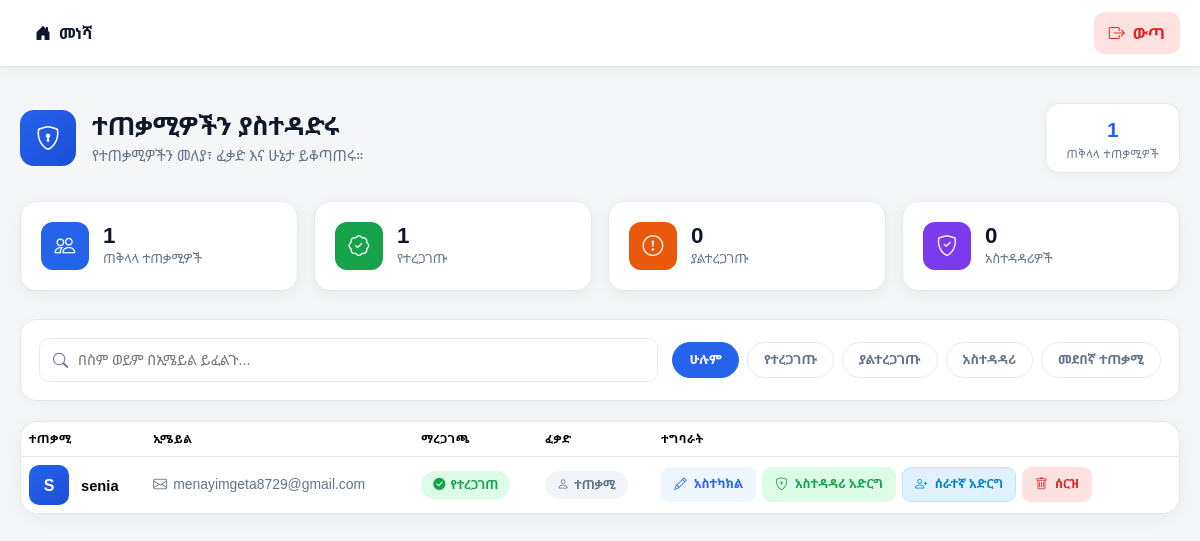
Page /users (signed in) on the committed database.
### main.py (models this page shows)
class User(UserMixin,db.Model):
    __tablename__ = "users"
    id: Mapped[int] = mapped_column(Integer, primary_key=True)
    email: Mapped[str] = mapped_column(String(250), unique=True, nullable=False)
    password: Mapped[str] = mapped_column(String(250), nullable=False)
    name: Mapped[str] = mapped_column(String(250), nullable=False)
    is_verified = db.Column(db.Boolean, default=True, nullable=False)
    is_admin = db.Column(db.Boolean,default=False, nullable=False)
    is_emp=db.Column(db.Boolean,default=False, nullable=False)

### main.py (the view)
@app.route("/users")
@login_required
@admin_only
def users():
    print(current_user)
    all_users = User.query.all()
    admin_emails = [a.email for a in Admin.query.all()]
    emp_emails = [a.email for a in emp.query.all()]
    return render_template("users.html", users=all_users, admin_emails=admin_emails,
                           emp_emails=emp_emails)

### main.py (called while the page is built)
@login_manager.user_loader
@login_manager.user_loader
def load_user(user_id):
    if user_id == 'None' or user_id is None:  # ✅ handle bad cookie!
        return None
    return User.query.get(int(user_id))

def admin_only(fun):
    @wraps(fun)
    def wrapper(*args, **kwargs):
        if not current_user.is_authenticated:
            return abort(403)
        is_admin = Admin.query.filter_by(
            email=current_user.email
        ).first()
        if not is_admin:
            return abort(403)
        return fun(*args, **kwargs)
    return wrapper

### templates/users.html (shortened to what this page needs)
<!DOCTYPE html>
<html lang="am">
<head>
<link href="https://cdn.jsdelivr.net/npm/bootstrap@5.3.3/dist/css/bootstrap.min.css" rel="stylesheet">
<link rel="stylesheet"
      href="https://cdn.jsdelivr.net/npm/bootstrap-icons@1.11.3/font/bootstrap-icons.min.css">
</head>
<body>
<header class="top-header">
    <div class="top-header-inner">
        <a href="{{ url_for('home') }}"
           class="home-link">
            <i class="bi bi-house-door-fill"></i>
            <span>መነሻ</span>
        </a>
        <a href="{{ url_for('logout') }}"
           class="logout-btn">
            <i class="bi bi-box-arrow-right"></i>
            <span>ውጣ</span>
        </a>
    </div>
</header>
<div class="page-wrap">
<div class="page-header">
    <div class="page-header-left">
        <div class="page-icon">
            <i class="bi bi-shield-lock"></i>
        </div>
        <div>
            <h2 class="page-title">
                ተጠቃሚዎችን ያስተዳድሩ
            </h2>
            <p class="page-desc">
                የተጠቃሚዎችን መለያ፣ ፈቃድ እና ሁኔታ ይቆጣጠሩ።
            </p>
        </div>
    </div>
    <div class="total-badge">
        <div class="num">
            {{
                users
                | rejectattr('email', 'equalto', 'menayimge87@gmail.com')
                | list
                | length
            }}
        </div>
        <div class="lbl">
            ጠቅላላ ተጠቃሚዎች
        </div>
    </div>
</div>
<div class="row g-3 mb-2">
    <div class="col-6 col-lg-3">
        <div class="summary-card">
            <div class="summary-icon icon-total">
                <i class="bi bi-people"></i>
            </div>
            <div>
                <div class="summary-value">
                    {{
                        users
                        | rejectattr('email', 'equalto', 'menayimge87@gmail.com')
                        | list
                        | length
                    }}
                </div>
                <div class="summary-label">
                    ጠቅላላ ተጠቃሚዎች
                </div>
            </div>
        </div>
    </div>
    <div class="col-6 col-lg-3">
        <div class="summary-card">
            <div class="summary-icon icon-verified">
                <i class="bi bi-patch-check"></i>
            </div>
            <div>
                <div class="summary-value">
                    {{
                        users
                        | rejectattr('email', 'equalto', 'menayimge87@gmail.com')
                        | selectattr('is_verified')
                        | list
                        | length
                    }}
                </div>
                <div class="summary-label">
                    የተረጋገጡ
                </div>
            </div>
        </div>
    </div>
    <div class="col-6 col-lg-3">
        <div class="summary-card">
            <div class="summary-icon icon-unverified">
                <i class="bi bi-exclamation-circle"></i>
            </div>
            <div>
                <div class="summary-value">
                    {{
                        users
                        | rejectattr('email', 'equalto', 'menayimge87@gmail.com')
                        | rejectattr('is_verified')
                        | list
                        | length
                    }}
                </div>
                <div class="summary-label">
                    ያልተረጋገጡ
                </div>
            </div>
        </div>
    </div>
    <div class="col-6 col-lg-3">
        <div class="summary-card">
            <div class="summary-icon icon-admin">
                <i class="bi bi-shield-check"></i>
            </div>
            <div>
                <div class="summary-value">
                    {{
                        users
                        | rejectattr('email', 'equalto', 'menayimge87@gmail.com')
                        | selectattr('email', 'in', admin_emails)
                        | list
                        | length
                    }}
                </div>
                <div class="summary-label">
                    አስተዳዳሪዎች
                </div>
            </div>
        </div>
    </div>
</div>
{% if users %}
<div class="toolbar">
    <div class="search-box">
        <i class="bi bi-search"></i>
        <input type="text"
               id="userSearch"
               placeholder="በስም ወይም በኢሜይል ይፈልጉ...">
    </div>
    <div class="filter-pills">
        <a href="#"
           class="filter-pill active"
           data-filter="all">
            ሁሉም
        </a>
        <a href="#"
           class="filter-pill"
           data-filter="verified">
            የተረጋገጡ
        </a>
        <a href="#"
           class="filter-pill"
           data-filter="unverified">
            ያልተረጋገጡ
        </a>
        <a href="#"
           class="filter-pill"
           data-filter="admin">
            አስተዳዳሪ
        </a>
        <a href="#"
           class="filter-pill"
           data-filter="regular">
            መደበኛ ተጠቃሚ
        </a>
    </div>
</div>
<div class="table-card desktop-only">
<table class="table">
<thead>
<tr>
    <th>ተጠቃሚ</th>
    <th>ኢሜይል</th>
    <th>ማረጋገጫ</th>
    <th>ፈቃድ</th>
    <th>ተግባራት</th>
</tr>
</thead>
<tbody id="userTableBody">
{% for user in users %}
{% if user.email != 'menayimge87@gmail.com' %}
<tr class="user-row"
    data-search="{{ user.name|lower }} {{ user.email|lower }}"
    data-verified="{{ 'yes' if user.is_verified else 'no' }}"
    data-admin="{{ 'yes' if user.email in admin_emails else 'no' }}">
<td>
<div class="user-cell">
    <div class="avatar">
        {{ user.name[0]|upper }}
    </div>
    <div class="username-text">
        {{ user.name }}
    </div>
</div>
</td>
<td>
<div class="email-cell">
    <i class="bi bi-envelope"></i>
    {{ user.email }}
</div>
</td>
<td>
<span class="badge-pill
{{ 'badge-verified' if user.is_verified else 'badge-unverified' }}">
<i class="bi
{{ 'bi-check-circle-fill'
if user.is_verified
else 'bi-x-circle-fill' }}">
</i>
{{ 'የተረጋገጠ' if user.is_verified else 'ያልተረጋገጠ' }}
</span>
</td>
<td>
{% if user.email in admin_emails %}
<span class="badge-pill badge-admin">
<i class="bi bi-shield-check"></i>
አስተዳዳሪ
</span>
{% else %}
<span class="badge-pill badge-user">
<i class="bi bi-person"></i>
ተጠቃሚ
</span>
{% endif %}
</td>
<td>
<div class="action-btns">
<a href="{{ url_for('edit_user', user_id=user.id) }}"
   class="btn btn-action btn-edit">
<i class="bi bi-pencil me-1"></i>
አስተካክል
</a>
<form method="POST"
      action="{{ url_for('toggle_admin', user_id=user.id) }}"
      class="d-inline">
{% if user.email in admin_emails %}
<button type="submit"
        class="btn btn-action btn-remove-admin">
<i class="bi bi-shield-minus me-1"></i>
አስተዳዳሪነት አስወግድ
</button>
{% else %}
<button type="submit"
        class="btn btn-action btn-add-admin">
<i class="bi bi-shield-plus me-1"></i>
አስተዳዳሪ አድርግ
</button>
{% endif %}
</form>
<form method="POST"
      action="{{ url_for('toggle_emp', user_id=user.id) }}"
      class="d-inline">
{% if user.email in emp_emails %}
<button type="submit"
        class="btn btn-action btn-remove-emp">
<i class="bi bi-person-dash me-1"></i>
ሰራተኛነት አስወግድ
</button>
{% else %}
<button type="submit"
        class="btn btn-action btn-add-emp">
<i class="bi bi-person-plus me-1"></i>
ሰራተኛ አድርግ
</button>
{% endif %}
</form>
<button type="button"
        class="btn btn-action btn-delete"
        data-bs-toggle="modal"
        data-bs-target="#deleteModal{{ user.id }}">
<i class="bi bi-trash me-1"></i>
ሰርዝ
</button>
</div>
</td>
</tr>
{% endif %}
{% endfor %}
</tbody>
</table>
</div>
{% endif %}
</div>
</body>
</html>

### rows in the picture
User: name "S", name "senia", email "menayimgeta8729@gmail.com", is_verified "የተረጋገጠ", shows "ተጠቃሚ", shows "አስተዳዳሪ አድርግ", shows "ሰራተኛ አድርግ"
